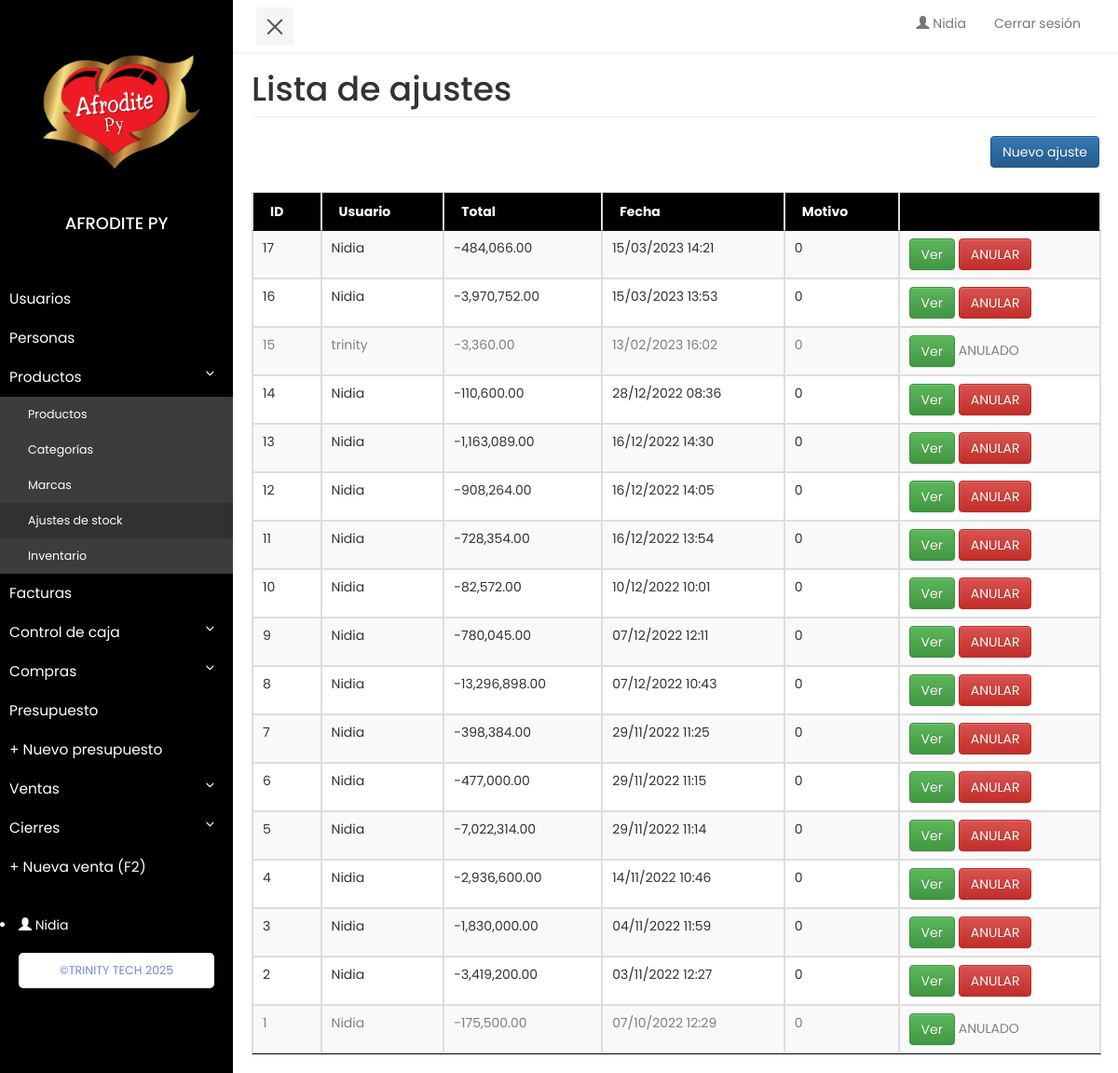
/index.php?c=devolucion (signed in), run on the app's committed database.
### tables this page shows
CREATE TABLE `devoluciones` (
  `id` int(11) NOT NULL,
  `id_venta` int(11) NOT NULL,
  `id_cliente` int(11) NOT NULL,
  `id_vendedor` int(11) NOT NULL,
  `vendedor_salon` int(11) DEFAULT NULL,
  `id_producto` varchar(30) NOT NULL,
  `precio_costo` float NOT NULL,
  `precio_venta` int(11) NOT NULL,
  `subtotal` float NOT NULL,
  `descuento` int(11) NOT NULL,
  `iva` int(11) NOT NULL,
  `total` float NOT NULL,
  `comprobante` varchar(20) NOT NULL,
  `nro_comprobante` varchar(40) DEFAULT NULL,
  `cantidad` float NOT NULL,
  `margen_ganancia` varchar(45) NOT NULL,
  `fecha_venta` datetime NOT NULL,
  `metodo` varchar(40) NOT NULL,
  `banco` varchar(45) NOT NULL,
  `contado` varchar(30) NOT NULL,
  `anulado` int(11) NOT NULL DEFAULT 0
);

### controller/devolucion.controller.php (called while the page is built, shortened)
<?php
require_once 'model/devolucion.php';
class devolucionController{
    public function __CONSTRUCT(){
        $this->model = new devolucion();
    }
    public function Index(){
        require_once 'view/header.php';
        require_once 'view/devolucion/devolucion.php';
        require_once 'view/footer.php';
    }
}

### model/database.php (called while the page is built, shortened)
<?php
class Database
{
    public static function StartUp()
    {
        $pdo = new PDO('mysql:host=' . HOST . ';dbname=' . DB . ';charset=utf8', USER, PASS);
        $pdo->setAttribute(PDO::ATTR_ERRMODE, PDO::ERRMODE_EXCEPTION);
        return $pdo;
    }
}

### model/devolucion.php (called while the page is built, shortened)
<?php
class devolucion
{
	private $pdo;
	public function __CONSTRUCT()
	{
		try
		{
			$this->pdo = Database::StartUp();
		}
		catch(Exception $e)
		{
			die($e->getMessage());
		}
	}
	public function Listar($id_venta)
	{
		try
		{
			if($id_venta==0){
				$stm = $this->pdo->prepare("SELECT v.id, v.id_venta, v.comprobante, v.metodo, v.anulado, contado, p.producto, SUM(subtotal) as subtotal, descuento, SUM(total) as total, AVG(margen_ganancia) as margen_ganancia, fecha_venta, nro_comprobante, c.nombre as nombre_cli, c.ruc, c.direccion, c.telefono, v.id_producto, (SELECT user FROM usuario WHERE id = v.id_vendedor) as vendedor, (SELECT user FROM usuario WHERE id = v.vendedor_salon) as vendedor_salon FROM devoluciones v LEFT JOIN productos p ON v.id_producto = p.id LEFT JOIN clientes c ON v.id_cliente = c.id GROUP BY v.id_venta ORDER BY v.id_venta DESC");
				$stm->execute();
			}
			return $stm->fetchAll(PDO::FETCH_OBJ);
		}
		catch(Exception $e)
		{
			die($e->getMessage());
		}
	}
}

### view/devolucion/devolucion.php (the view, shortened to what this page needs)
<h1 class="page-header">Lista de ajustes &nbsp; </h1>
<a href="?c=devolucion_tmp" class="btn btn-primary  pull-right"> Nuevo ajuste </a>
<br><br><br>
<table class="table table-striped table-bordered display responsive nowrap datatable" width="100%">
    <thead>
        <tr style="background-color: black; color:#fff">
            <th>ID</th>
            <th>Usuario</th>
            <th>Total</th>
            <th>Fecha</th>
            <th>Motivo</th>
            <?php if (!isset($_GET['id_venta'])): ?>
            <th></th>
            <?php endif ?>
        </tr>
    </thead>
    <tbody>
    <?php
    $id_venta = (isset($_REQUEST['id_venta']))? $_REQUEST['id_venta']:0;
    foreach($this->model->Listar($id_venta) as $r): ?>
        <tr class="click" <?php if($r->anulado){echo "style='color:gray'";} ?>>
            <td><?php echo $r->id_venta; ?></td>
            <td><?php echo $r->vendedor; ?></td>
            <td><?php echo number_format($r->subtotal,2,".",","); ?></td>
            <td><?php echo date("d/m/Y H:i", strtotime($r->fecha_venta)); ?></td>
            <td><?php echo $r->comprobante; ?></td>
            <?php if (!isset($_GET['id_venta'])): ?>
            <td>
                <a href="#detallesModal" class="btn btn-success" data-toggle="modal" data-target="#devolucionModal" data-id="<?php echo $r->id_venta;?>">Ver</a>
                <?php if ($r->anulado): ?>
                ANULADO
                <?php else: ?>
                <a  class="btn btn-danger delete" href="?c=devolucion&a=anular&id=<?php echo $r->id_venta ?>" class="btn btn-success">ANULAR</a>
                <?php endif ?>
            </td>
            <?php endif ?>
        </tr>
    <?php
    endforeach; ?>
    </tbody>
</table>
</div>
</div>

### assets/admin/css/sidebar.css (style rules this page uses)
body { font-family: 'Poppins', sans-serif; background: #fafafa; }
a, a:hover, a:focus { color: inherit; text-decoration: none; transition: all 0.3s; }

### view/header.php (style rules this page uses)
.page-header { margin: 0px 0 20px; }

### data on the page
devoluciones: id_venta "17", vendedor "Nidia", subtotal "-484,066.00", fecha_venta "15/03/2023 14:21", comprobante "0"
devoluciones: id_venta "16", vendedor "Nidia", subtotal "-3,970,752.00", fecha_venta "15/03/2023 13:53", comprobante "0"
devoluciones: id_venta "15", vendedor "trinity", subtotal "-3,360.00", fecha_venta "13/02/2023 16:02", comprobante "0", anulado "ANULADO"
devoluciones: id_venta "14", vendedor "Nidia", subtotal "-110,600.00", fecha_venta "28/12/2022 08:36", comprobante "0"
devoluciones: id_venta "13", vendedor "Nidia", subtotal "-1,163,089.00", fecha_venta "16/12/2022 14:30", comprobante "0"
devoluciones: id_venta "12", vendedor "Nidia", subtotal "-908,264.00", fecha_venta "16/12/2022 14:05", comprobante "0"
devoluciones: id_venta "11", vendedor "Nidia", subtotal "-728,354.00", fecha_venta "16/12/2022 13:54", comprobante "0"
devoluciones: id_venta "10", vendedor "Nidia", subtotal "-82,572.00", fecha_venta "10/12/2022 10:01", comprobante "0"
devoluciones: id_venta "9", vendedor "Nidia", subtotal "-780,045.00", fecha_venta "07/12/2022 12:11", comprobante "0"
devoluciones: id_venta "8", vendedor "Nidia", subtotal "-13,296,898.00", fecha_venta "07/12/2022 10:43", comprobante "0"
devoluciones: id_venta "7", vendedor "Nidia", subtotal "-398,384.00", fecha_venta "29/11/2022 11:25", comprobante "0"
devoluciones: id_venta "6", vendedor "Nidia", subtotal "-477,000.00", fecha_venta "29/11/2022 11:15", comprobante "0"
devoluciones: id_venta "5", vendedor "Nidia", subtotal "-7,022,314.00", fecha_venta "29/11/2022 11:14", comprobante "0"
devoluciones: id_venta "4", vendedor "Nidia", subtotal "-2,936,600.00", fecha_venta "14/11/2022 10:46", comprobante "0"
devoluciones: id_venta "3", vendedor "Nidia", subtotal "-1,830,000.00", fecha_venta "04/11/2022 11:59", comprobante "0"
devoluciones: id_venta "2", vendedor "Nidia", subtotal "-3,419,200.00", fecha_venta "03/11/2022 12:27", comprobante "0"
devoluciones: id_venta "1", vendedor "Nidia", subtotal "-175,500.00", fecha_venta "07/10/2022 12:29", comprobante "0", anulado "ANULADO"

### other printed values
$_SESSION['username'] "Nidia"
